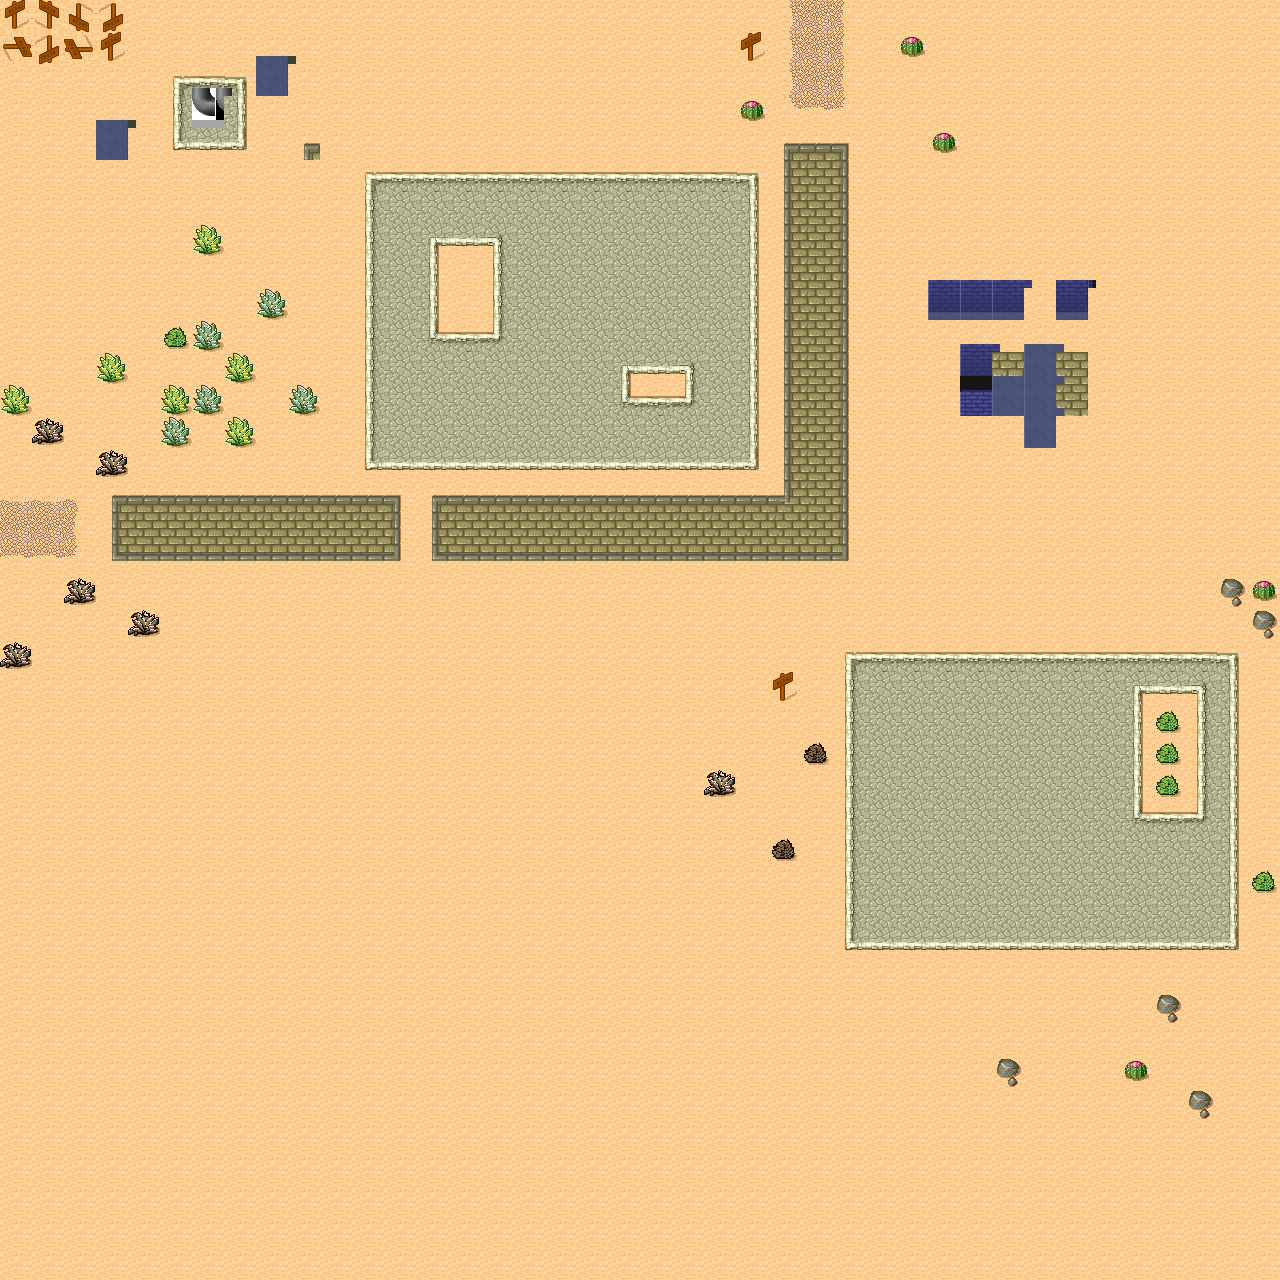

A 2D game scene composited from a Tiled map and its tileset images. What follows is a short description and the map's XML, with each tile layer's data collapsed to a summary:
An orthogonal 40x40 tile map with 32x32 px tiles, 2 tile layers (Tile Layer 2, Ground), 2 tilesets.

<map version="1.0" orientation="orthogonal" width="40" height="40" tilewidth="32" tileheight="32">
 <tileset firstgid="1" name="Desert" tilewidth="32" tileheight="32" spacing="1" margin="1">
  <image source="tmw_desert_spacing.png" width="265" height="199" />
  <tile id="0">
   <properties>
    <property name="something here" value="true" />
   </properties>
  </tile>
  <tile id="4">
   <properties>
    <property name="moar" value="1.0" />
   </properties>
  </tile>
  <tile id="45">
   <properties>
    <property name="prop1" value="1.0" />
    <property name="prop2" value="2.0" />
    <property name="prop3null" value="" />
   </properties>
  </tile>
  <tile id="47">
   <properties>
    <property name="last" value="" />
   </properties>
  </tile>
 </tileset>
 <tileset firstgid="49" name="sewer_tileset" tilewidth="40" tileheight="40">
  <image source="sewer_tileset.png" trans="ff00ff" width="192" height="217" />
 </tileset>
 <layer name="Tile Layer 2" width="40" height="40">
  <data>[1600 cells, 14 non-empty, 13 distinct tile ids]</data>
 </layer>
 <layer name="Ground" width="40" height="40">
  <data>[1600 cells, 1600 non-empty, 46 distinct tile ids]</data>
 </layer>
</map>
